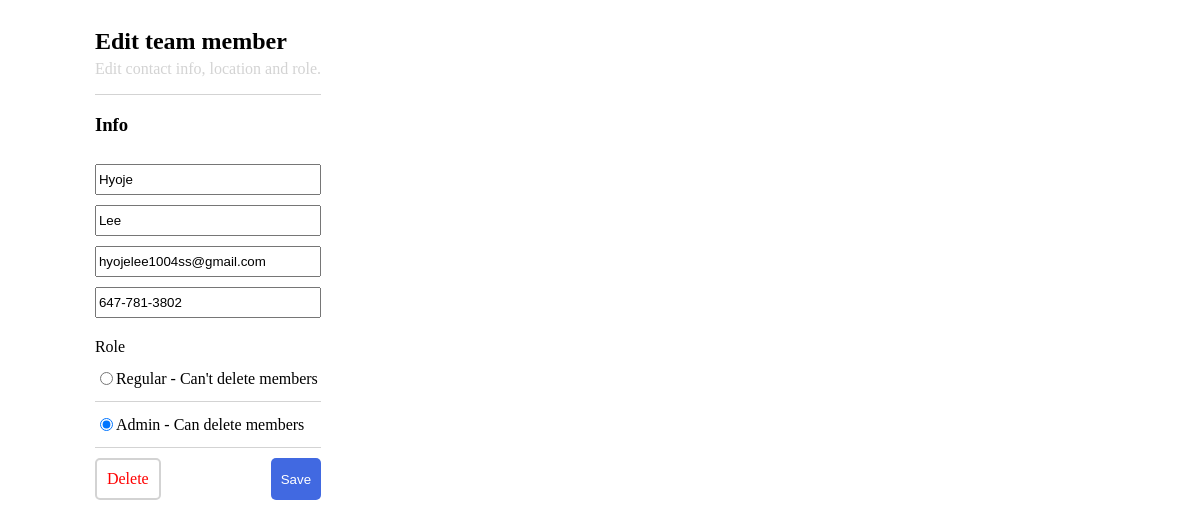
Before: /edit/59/ with the older database file.
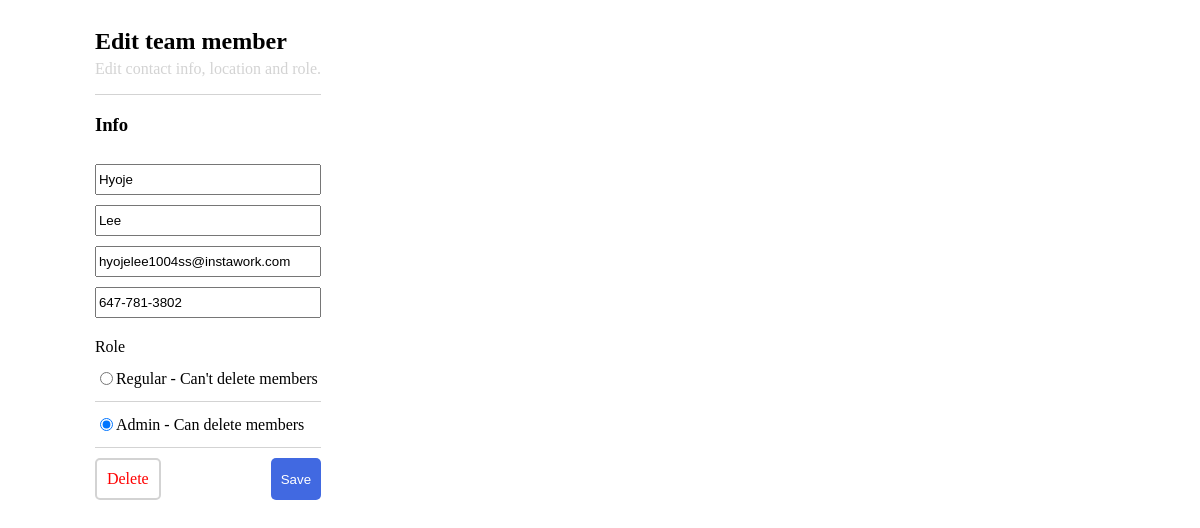
After: the same page with the newer database file.
### myEmployeeList/models.py (models this page shows, shortened)
class TeamMember(models.Model):
  first_name = models.CharField(max_length = 25, blank = False, null = False)
  last_name = models.CharField(max_length = 25, blank = False, null = False)
  email = models.EmailField(blank = False, null = False)
  phone_number = models.CharField(max_length = 25, blank = False, null = False)
  CHOICES = [
    ('regular', "Regular - Can't delete members"),
    ('admin', 'Admin - Can delete members'),
  ]
  member_type = models.CharField(max_length=10, choices=CHOICES)

### myEmployeeList/views.py (the view, shortened to what this page needs)
# urls.py: path('edit/<str:pk>/', views.EditTeamMember.as_view(), name = 'edit'),
class EditTeamMember(View):
  def get(self, request, pk):
    selectedTeamMember = TeamMember.objects.get(id = pk)
    selectedTeamMemberForm = TeamMemberForm(instance = selectedTeamMember)
    context = {'selectedTeamMemberForm' : selectedTeamMemberForm,
    'selectedTeamMemberId': pk}
    return render(request, "edit.html", context)

### myEmployeeList/form.py
class TeamMemberForm(ModelForm):
  member_type = forms.ChoiceField(required = True, initial='regular', choices=TeamMember.CHOICES, widget=forms.RadioSelect())
  class Meta:
    model = TeamMember
    fields = '__all__'
  def __init__(self, *args, **kwargs):
    super(TeamMemberForm, self).__init__(*args, **kwargs)
    placeholders = {
        'first_name': 'Enter first name',
        'last_name': 'Enter last name',
        'email': 'Enter email',
        'phone_number': 'Enter phone number',
    }
    for field_name, placeholder in placeholders.items():
        self.fields[field_name].widget.attrs['placeholder'] = placeholder

### myEmployeeList/templates/edit.html (shortened to what this page needs)
<!DOCTYPE html>
<html lang="en">
  <head>
    {% load static %}
    <link
      rel="stylesheet"
      type="text/css"
      href="{% static 'myEmployeeList/edit.css' %}"
    />
  </head>
  <body>
    <div class="add-member-container">
      <div>
        <h2 class="title">Edit team member</h2>
        <p class="title-desc">Edit contact info, location and role.</p>
      </div>
      <div class="line" />
      <h3 class="sub-title">Info</h3>
      <form method="post">
        <div class="member-input-container add-member-container">
         {{selectedTeamMemberForm}}
          <div class="btn-container">
            <a class="btn-delete" href="/delete/{{selectedTeamMemberId}}/">Delete</a>
            <button class="btn" type="submit">Save</button>
        </div>
      </form>
    </div>
  </body>
</html>

Changed rows visible on the page:
changed TeamMember "Hyoje": email "hyojelee1004ss@gmail.com" → "hyojelee1004ss@instawork.com"
